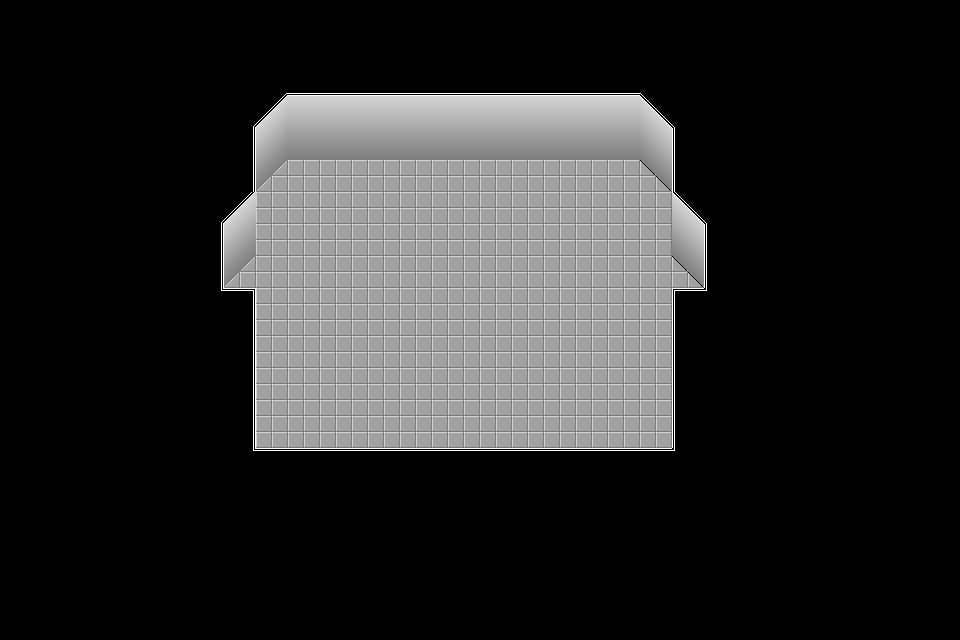

The image is a tile-based game level rendered from a .tmx file. Its description and complete source (layers, tilesets, objects, tile grids) follow:
An orthogonal 30x20 tile map with 32x32 px tiles, 1 tile layer (Tile Layer 1).

<map version="1.9" tiledversion="1.9.2" orientation="orthogonal" renderorder="right-down" width="30" height="20" tilewidth="32" tileheight="32" infinite="0" nextlayerid="2" nextobjectid="1">
 <tileset firstgid="1" source="test.tsx" />
 <layer id="1" name="Tile Layer 1" width="30" height="20">
  <data encoding="csv">
1,1,1,1,1,1,1,1,1,1,1,1,1,1,1,1,1,1,1,1,1,1,1,1,1,1,1,1,1,1,
1,1,1,1,1,1,1,1,1,1,1,1,1,1,1,1,1,1,1,1,1,1,1,1,1,1,1,1,1,1,
1,1,1,1,1,1,1,1,2,3,3,3,3,3,3,3,3,3,3,4,5,1,1,1,1,1,1,1,1,1,
1,1,1,1,1,1,1,17,18,19,19,19,19,19,19,19,19,19,19,20,21,22,1,1,1,1,1,1,1,1,
1,1,1,1,1,1,1,33,34,35,35,35,35,35,35,35,35,35,35,36,37,38,1,1,1,1,1,1,1,1,
1,1,1,1,1,1,1,49,50,51,51,51,51,51,51,51,51,51,51,51,53,54,1,1,1,1,1,1,1,1,
1,1,1,1,1,1,17,18,51,51,51,51,51,51,51,51,51,51,51,51,51,21,22,1,1,1,1,1,1,1,
1,1,1,1,1,1,33,34,51,51,51,51,51,51,51,51,51,51,51,51,51,37,38,1,1,1,1,1,1,1,
1,1,1,1,1,1,49,50,51,51,51,51,51,51,51,51,51,51,51,51,51,53,54,1,1,1,1,1,1,1,
1,1,1,1,1,1,65,8,51,51,51,51,51,51,51,51,51,51,51,51,51,7,70,1,1,1,1,1,1,1,
1,1,1,1,1,1,1,33,51,51,51,51,51,51,51,51,51,51,51,51,51,38,1,1,1,1,1,1,1,1,
1,1,1,1,1,1,1,33,51,51,51,51,51,51,51,51,51,51,51,51,51,38,1,1,1,1,1,1,1,1,
1,1,1,1,1,1,1,33,51,51,51,51,51,51,51,51,51,51,51,51,51,38,1,1,1,1,1,1,1,1,
1,1,1,1,1,1,1,49,51,51,51,51,51,51,51,51,51,51,51,51,51,54,1,1,1,1,1,1,1,1,
1,1,1,1,1,1,1,65,66,67,68,69,69,69,69,69,69,69,69,69,69,70,1,1,1,1,1,1,1,1,
1,1,1,1,1,1,1,1,1,1,1,1,1,1,1,1,1,1,1,1,1,1,1,1,1,1,1,1,1,1,
1,1,1,1,1,1,1,1,1,1,1,1,1,1,1,1,1,1,1,1,1,1,1,1,1,1,1,1,1,1,
1,1,1,1,1,1,1,1,1,1,1,1,1,1,1,1,1,1,1,1,1,1,1,1,1,1,1,1,1,1,
1,1,1,1,1,1,1,1,1,1,1,1,1,1,1,1,1,1,1,1,1,1,1,1,1,1,1,1,1,1,
1,1,1,1,1,1,1,1,1,1,1,1,1,1,1,1,1,1,1,1,1,1,1,1,1,1,1,1,1,1
</data>
 </layer>
</map>